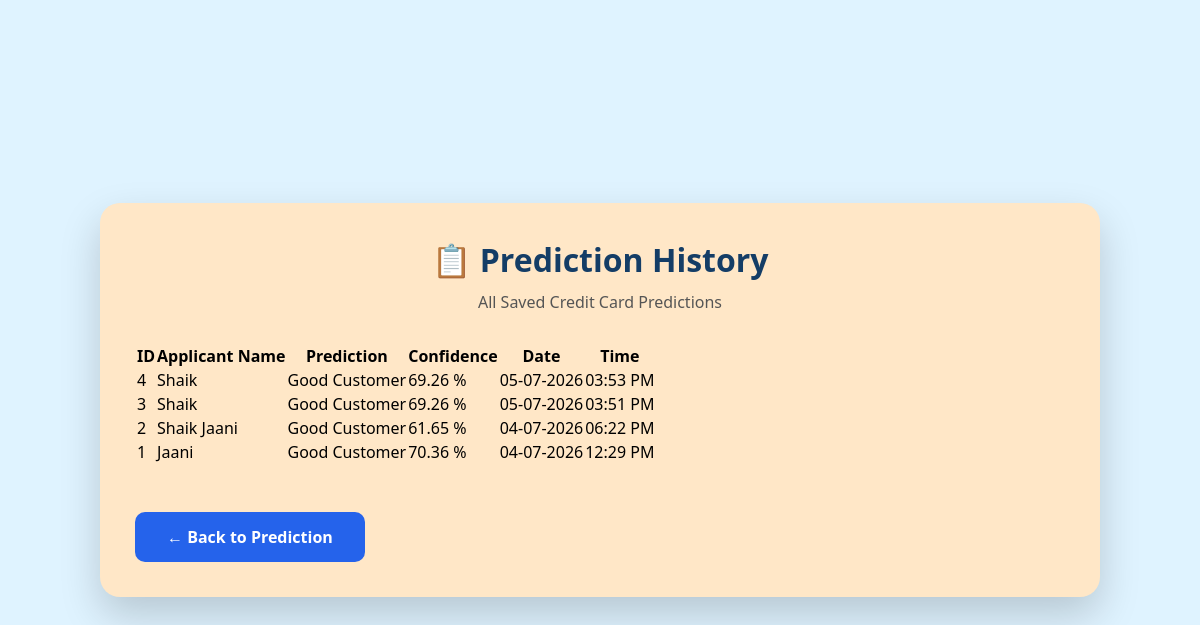
Before: /history with the older database file.
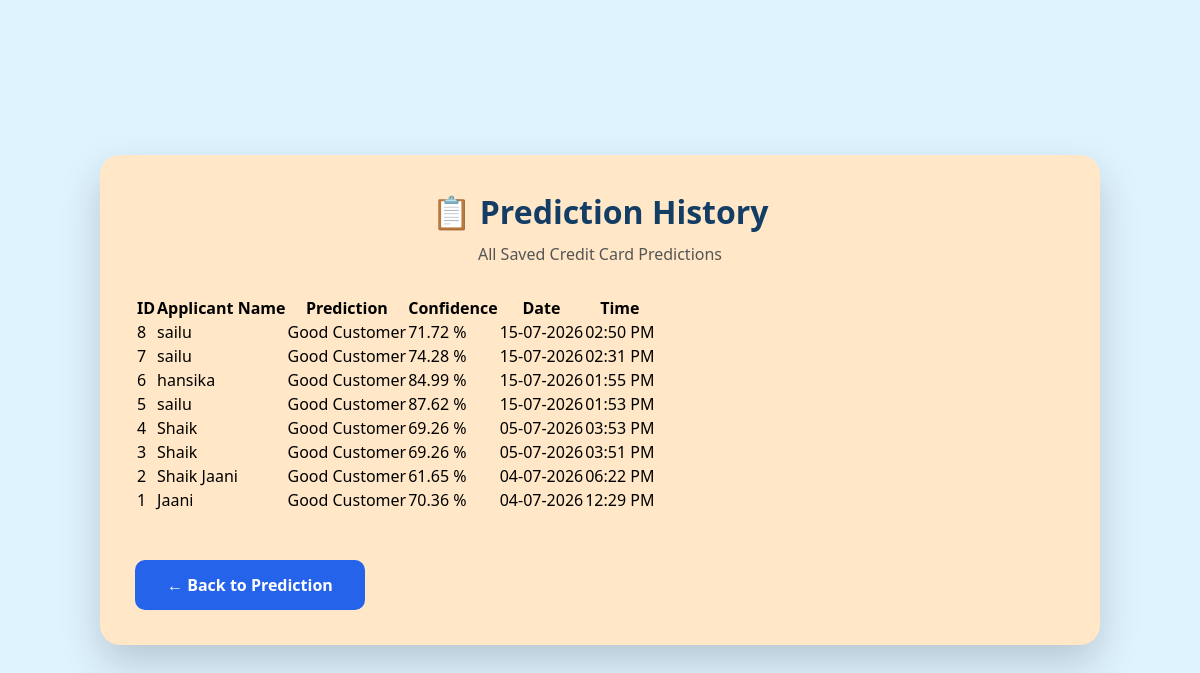
After: the same page with the newer database file.
### tables this page shows
CREATE TABLE predictions(

id INTEGER PRIMARY KEY AUTOINCREMENT,

applicant_name TEXT,

prediction TEXT,

confidence REAL,

prediction_date TEXT,

prediction_time TEXT

);

### app.py (the view)
@app.route("/history")
def history():
    connection = sqlite3.connect("credit_card.db")
    cursor = connection.cursor()
    cursor.execute("""

    SELECT
        id,
        applicant_name,
        prediction,
        confidence,
        prediction_date,
        prediction_time

    FROM predictions

    ORDER BY id DESC

    """)
    history_data = cursor.fetchall()
    connection.close()
    return render_template(
        "history.html",
        history=history_data
    )

### templates/history.html (shortened to what this page needs)
<!DOCTYPE html>
<html lang="en">
<head>
    <link rel="stylesheet" href="{{ url_for('static', filename='style.css') }}">
</head>
<body>
<div class="container">
    <div class="card">
        <h1>📋 Prediction History</h1>
        <p class="subtitle">
            All Saved Credit Card Predictions
        </p>
        <table class="history-table">
            <thead>
                <tr>
                    <th>ID</th>
                    <th>Applicant Name</th>
                    <th>Prediction</th>
                    <th>Confidence</th>
                    <th>Date</th>
                    <th>Time</th>
                </tr>
            </thead>
            <tbody>
                {% for row in history %}
                <tr>
                    <td>{{ row[0] }}</td>
                    <td>{{ row[1] }}</td>
                    <td>{{ row[2] }}</td>
                    <td>{{ row[3] }} %</td>
                    <td>{{ row[4] }}</td>
                    <td>{{ row[5] }}</td>
                </tr>
                {% endfor %}
            </tbody>
        </table>
        <br>
        <a href="/" class="btn">
            ← Back to Prediction
        </a>
    </div>
</div>
</body>
</html>

### static/style.css (style rules this page uses)
* { margin:0; padding:0; box-sizing:border-box; font-family:'Segoe UI',Tahoma,Geneva,Verdana,sans-serif; }
body { background:#dff3ff; min-height:100vh; display:flex; justify-content:center; align-items:center; padding:30px; }
.container { width:100%; display:flex; justify-content:center; }
.card { width:1000px; background:#ffe7c7; border-radius:20px; padding:35px; box-shadow:0 18px 40px rgba(0,0,0,.18); animation:float 3s ease-in-out infinite; }
h1 { text-align:center; color:#143d66; margin-bottom:10px; }
.subtitle { text-align:center; color:#555; margin-bottom:30px; }
.btn { display:inline-block; margin-top:25px; text-decoration:none; background:#2563eb; color:white; padding:14px 32px; border-radius:10px; font-weight:bold; transition:.3s; }

Changed rows visible on the page:
added predictions: id "8", applicant_name "sailu", prediction "Good Customer", confidence "71.72", prediction_date "15-07-2026", prediction_time "02:50 PM"
added predictions: id "7", applicant_name "sailu", prediction "Good Customer", confidence "74.28", prediction_date "15-07-2026", prediction_time "02:31 PM"
added predictions: id "6", applicant_name "hansika", prediction "Good Customer", confidence "84.99", prediction_date "15-07-2026", prediction_time "01:55 PM"
added predictions: id "5", applicant_name "sailu", prediction "Good Customer", confidence "87.62", prediction_date "15-07-2026", prediction_time "01:53 PM"
